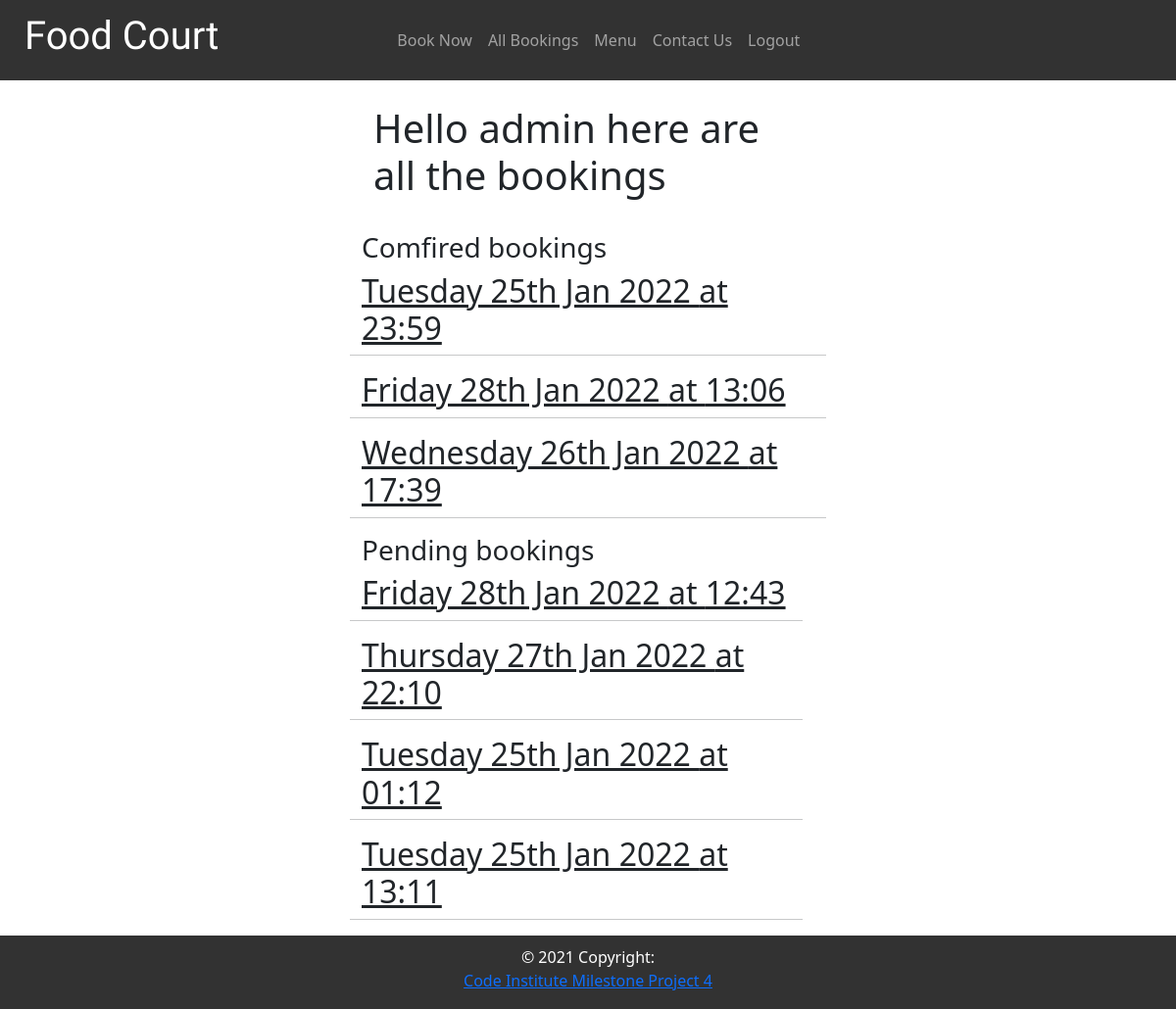
Page /booking/ (signed in) on the committed database.
### booking/models.py (models this page shows)
class Book(models.Model):
    used_id = models.ForeignKey(
        User, on_delete=models.CASCADE, related_name="booking_books",
    )
    booked_time = models.TimeField()
    booked_date = models.DateField()
    menu_type = models.IntegerField(choices=TYPE, default=0)
    created_on = models.DateTimeField(auto_now_add=True)
    updated_on = models.DateTimeField(auto_now=True)
    table_num = models.IntegerField(choices=TABLES, default=0)
    guests_num = models.IntegerField(choices=GUESTS)
    status = models.IntegerField(choices=STATUS, default=0)
    class Meta:
        ordering = ["-created_on"]

### booking/views.py (the view)
# urls.py: path('', views.booking, name='booking'),
def booking(request):
    booked = Book.objects.filter(status=1)
    pending = Book.objects.filter(status=0)
    context = {
        'booked': booked,
        'pending': pending
    }
    return render(request, 'booking/booking.html', context)

### booking/templates/booking/booking.html (shortened to what this page needs)
{% extends "base.html" %}
{% block content %}
  <div class="container" id="bookings_container">
    {% if request.user.is_authenticated %}
      {% if user.username == "admin" %}
        <div class="row description">
          <div class="col">
            <h1>Hello {{ user.username}} here are all the bookings </h1>
          </div>
        </div>
        <div class="row">
          <div class="col">
            <div id="booked">
              <h3>Comfired bookings</h3>
              {% for booking in booked %}
                  <div class="row">
                    <div class="col">
                      <h2 class="title">{{ booking.booked_date|date:'l dS M Y' }} at {{ booking.booked_time|date:'H:i' }}</h2>
                    </div>
                    <hr>
                  </div>
              {% endfor %}
          </div>
        </div>
        <div class="row">
          <div class="col">
            <div id="pending">
              <h3>Pending bookings</h3>
                {% for pend in pending %}
                    <div class="row">
                      <div class="col">
                        <h2 class="title">{{ pend.booked_date|date:'l dS M Y' }} at {{ pend.booked_time|date:'H:i' }}</h2>
                      </div>
                      <hr>
                    </div>
                  {% endfor %}
            </div>
          </div>
        </div>
      {% endif %}
    {% endif %}
  </div>
{% endblock %}

### static/css/base.css (style rules this page uses)
* { margin: 0; padding: 0; }
html, body { height:100%; padding:0; margin:0; }
body { min-width: 100vw; overflow-x: hidden; background-image: url('https://res.cloudinary.com/dmgrh8ekr/image/upload/v1642891482/greenwich/pattern_wg14iu.png'); background-size: 600px; }
#bookings_container { background-color: white; width: 50%; min-height: 80vh; }
.description { margin: 25px 0; }
.title { text-decoration: underline; }

### rows in the picture
Book: booked_date "Tuesday 25th Jan 2022", booked_time "23:59"
Book: booked_date "Friday 28th Jan 2022", booked_time "13:06"
Book: booked_date "Wednesday 26th Jan 2022", booked_time "17:39"
Book: booked_date "Friday 28th Jan 2022", booked_time "12:43"
Book: booked_date "Thursday 27th Jan 2022", booked_time "22:10"
Book: booked_date "Tuesday 25th Jan 2022", booked_time "01:12"
Book: booked_date "Tuesday 25th Jan 2022", booked_time "13:11"

### other values in the picture
{{ user.username }} "admin"
